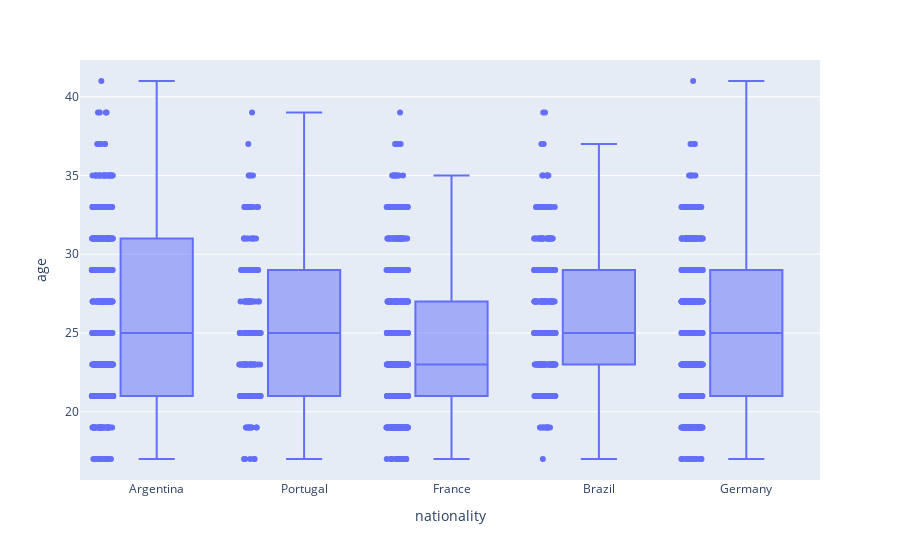

Write notebook code for a chart like this one.
### Code cell
### using plotly.
plt.figure(figsize=(40,15))
fig = px.box(countries, x="nationality", y="age", points="all")
fig.show();

### Figure 1 — Plotly figure (JSON) as saved in the notebook; plotly's stock layout.template omitted (floating-point values rounded to 4 significant figures; data arrays with more than 128 entries replaced by an {"elided": "..."} marker saying what was removed)
{"data": [{"alignmentgroup": "True", "boxpoints": "all", "hovertemplate": "nationality=%{x}<br>age=%{y}<extra></extra>", "legendgroup": "", "marker": {"color": "#636efa"}, "name": "", "notched": false, "offsetgroup": "", "orientation": "v", "showlegend": false, "type": "box", "x": {"elided": "2026 str values"}, "x0": " ", "xaxis": "x", "y": {"elided": "2026 int values"}, "y0": " ", "yaxis": "y"}], "layout": {"boxmode": "group", "legend": {"tracegroupgap": 0}, "margin": {"t": 60}, "xaxis": {"anchor": "y", "domain": [0, 1], "title": {"text": "nationality"}}, "yaxis": {"anchor": "x", "domain": [0, 1], "title": {"text": "age"}}}}
